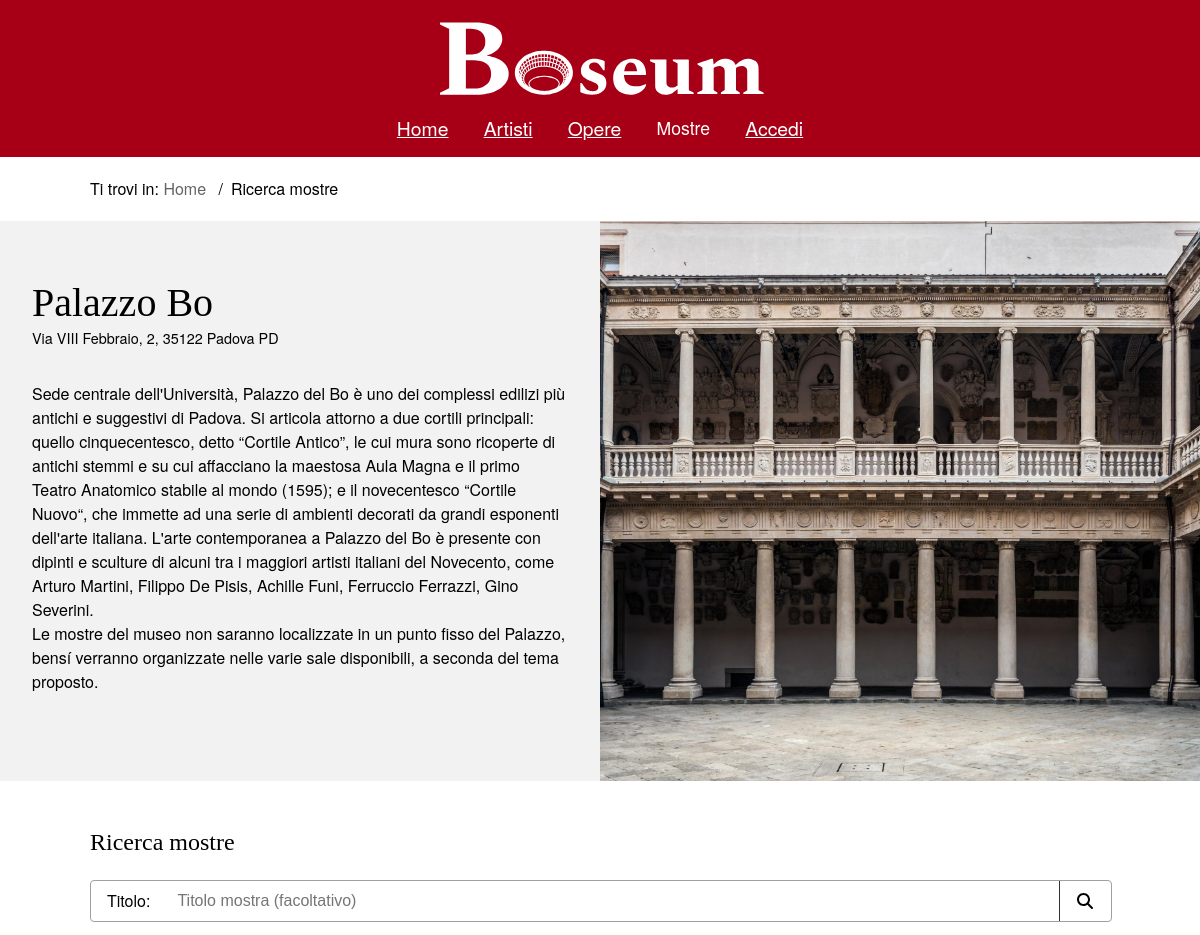
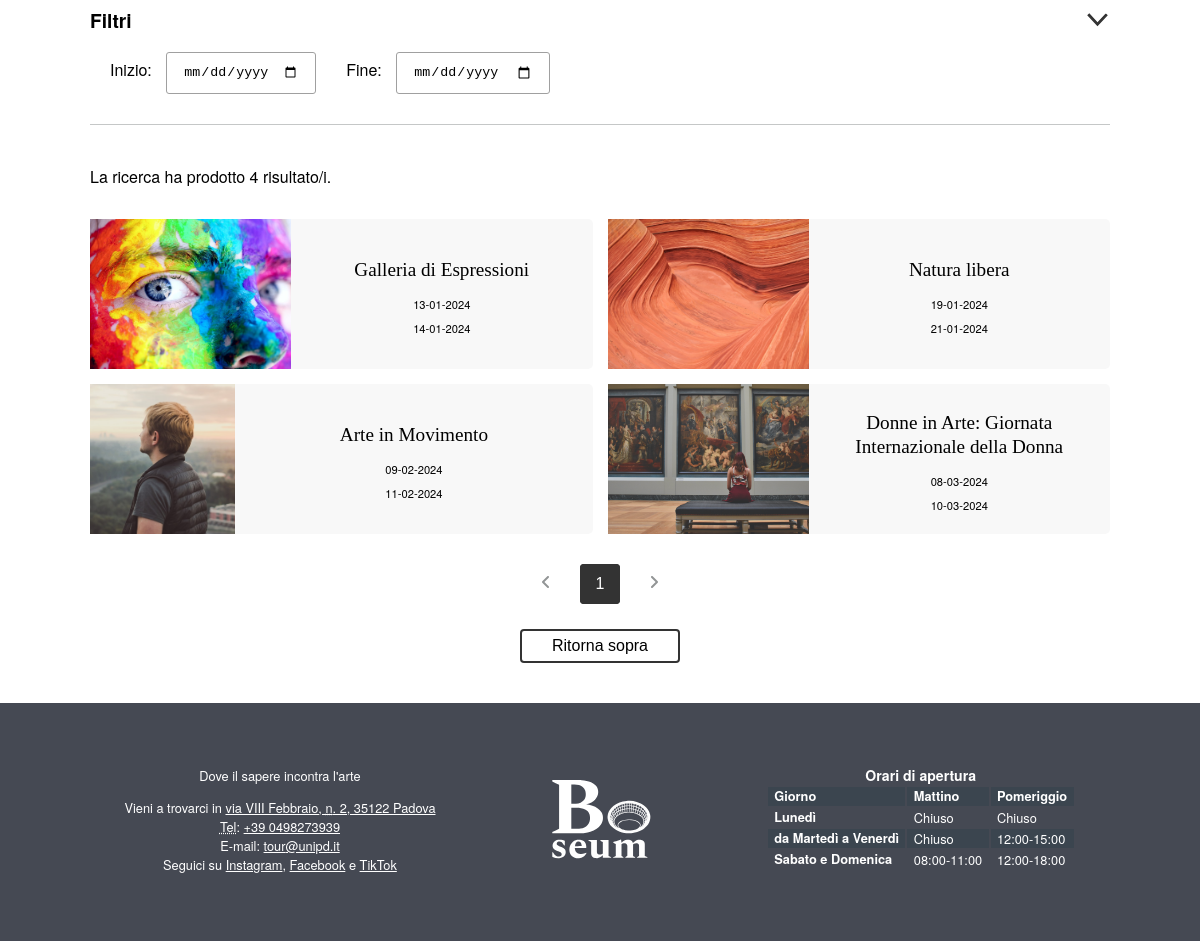
Page /php/mostre.php on the committed database (2 pictures, top to bottom).
### tables this page shows
CREATE TABLE Artshows (
    id INT PRIMARY KEY NOT NULL AUTO_INCREMENT,
    title VARCHAR(100) NOT NULL,
    description VARCHAR(1000) NOT NULL,
    image VARCHAR(100) UNIQUE NOT NULL,
    start_date DATE NOT NULL,
    end_date DATE NOT NULL
);

### php/DBAccess.php (called while the page is built, shortened)
<?php
class DBAccess{
    private $connection;
    public function openDBConnection(){
        try {
            $this -> connection = mysqli_connect(
                self::HOST_DB,
                self::USERNAME,
                self::PASSWORD,
                self::DATABASE_NAME
            );
        } catch (\Exception $e) {
            return false;
        }
        return true;
    }
    public function getArtshowsQuery($text = "", $start_date = "", $end_date = ""){
        $start_date_filter = "'$start_date'";
        if($start_date == ""){
            $start_date_filter = "CURRENT_DATE";
        }
        $end_date_filter = "";
        $time_filter = "AND NOT (".$end_date_filter." Artshows.end_date <= $start_date_filter)";
        $query = "SELECT Artshows.*
                FROM Artshows
                WHERE Artshows.title LIKE '%$text%'
                $time_filter
                ";
        $queryResult = mysqli_query($this->connection, $query) or die("Errore in DBAccess".mysqli_error($this->connection));
        if (mysqli_num_rows($queryResult) != 0){
            $result=array();
            while($row = mysqli_fetch_array($queryResult, MYSQLI_ASSOC)){
                $result[]=$row;
            }
            return $result;
        }
        else return null;
    }
}
?>

### php/DateManager.php (called while the page is built, shortened)
<?php
class DateManager {
    public static function toDMY($inputDate) {
        $dateTime = DateTime::createFromFormat('Y-m-d', $inputDate);
        return $dateTime->format('d-m-Y');
    }
}
?>

### php/mostre.php (the view, shortened to what this page needs)
<?php
require_once 'DBAccess.php';
require_once 'DateManager.php';
require_once 'utils.php';
$isLoggedIn = isset($_SESSION['logged_id']);
$loginOrProfileTitle = $isLoggedIn ?
        "<a href=\"artista.php?id=".$_SESSION['logged_id']."\"><span lang=\"en\">Account</span></a>"
        : "<a href=\"login.php\">Accedi</a>";
$connection=new DB\DBAccess();
$titleFilter = isset($_GET["title"]) ? $_GET["title"] : "";
$startDateFilter = isset($_GET["start_date"]) ? $_GET["start_date"] : "";
$endDateFilter = isset($_GET["end_date"]) ? $_GET["end_date"] : "";
$artshows = $connection->getArtshowsQuery($titleFilter, $startDateFilter, $endDateFilter);
$artshowsContainer = "";
if ($artshows && sizeof($artshows) > 0) {
    $artshowsContainer = '<div class="artshow_results_section" id="paginated_section">';
    foreach($artshows as $artshow){
        $start_date_reverse = $artshow['start_date'];
        $end_date_reverse = $artshow['end_date'];
        $start_date = DateManager::toDMY($start_date_reverse);
        $end_date = DateManager::toDMY($end_date_reverse);
        $artshowsContainer .= "
            <div class=\"gallery_item\">
                <div class=\"artshow_gallery_item\">
                    <div class=\"artshow_gallery_item_image\">
                        <a
                            aria-hidden=\"true\"
                            tabindex=\"-1\"
                            href=\"mostra.php?id=".$artshow['id']."\">
                            <img
                                src=\"".$artshow['image']."\"
                                alt=\"".$artshow['title']."\" />
                        </a>
                    </div>
                    <div class=\"artshow_gallery_item_info\">
                        <div class=\"artshow_gallery_item_title\">
                            <a href=\"mostra.php?id=".$artshow['id']."\" title=\"".$artshow['title']."\">
                                ".$artshow['title']."
                            </a>
                        </div>
                        <div class=\"artshow_gallery_item_dates\">
                            <p>
                                <time datetime=\"".$artshow['start_date']."\">
                                    ".$start_date."
                                </time>
                            </p>
                            <p>
                                <time datetime=\"".$artshow['start_date']."\">
                                    ".$end_date."
                                </time>
                            </p>
                        </div>
                    </div>
                </div>
            </div>";
    }
    $artshowsContainer .= '</div>'.addPaginator();
}
$mostre = file_get_contents("../templates/mostre.html");
$mostre = str_replace("{{login_or_profile_title}}", $loginOrProfileTitle, $mostre);
$mostre = str_replace("{{count}}", $artshows ? sizeof($artshows) : 0, $mostre);
$mostre = str_replace("{{artshow_items}}", $artshowsContainer, $mostre);
echo($mostre);
?>

### php/utils.php (shortened to what this page needs)
<?php
function addPaginator(){
    return "
        <div>
            <div class=\"pagination\">
                <button
                    id=\"prev_pag_button\"
                    aria-label=\"Pagina precedente\"
                    class=\"pagination_controls\"
                    disabled>
                    <svg
                        xmlns=\"http://www.w3.org/2000/svg\"
                        height=\"1em\"
                        width=\"1em\"
                        viewBox=\"0 0 320 512\">
                        <path
                            fill=\"currentColor\"
                            d=\"M41.4 233.4c-12.5 12.5-12.5 32.8 0 45.3l160 160c12.5 12.5 32.8 12.5 45.3 0s12.5-32.8 0-45.3L109.3 256 246.6 118.6c12.5-12.5 12.5-32.8 0-45.3s-32.8-12.5-45.3 0l-160 160z\" />
                    </svg>
                </button>
                <div id=\"pagination_numbers\"></div>
                <button
                    id=\"next_pag_button\"
                    aria-label=\"Prossima pagina\"
                    class=\"pagination_controls\"
                    disabled>
                    <svg
                        xmlns=\"http://www.w3.org/2000/svg\"
                        height=\"1em\"
                        width=\"1em\"
                        viewBox=\"0 0 320 512\">
                        <path
                            fill=\"currentColor\"
                            d=\"M278.6 233.4c12.5 12.5 12.5 32.8 0 45.3l-160 160c-12.5 12.5-32.8 12.5-45.3 0s-12.5-32.8 0-45.3L210.7 256 73.4 118.6c-12.5-12.5-12.5-32.8 0-45.3s32.8-12.5 45.3 0l160 160z\" />
                    </svg>
                </button>
            </div>
            <div class=\"return_top_button\">
                <button id=\"back_to_top\" class=\"button_reverse\">
                    Ritorna sopra
                </button>
            </div>
        </div>
    ";
}
?>

### assets/CSS/mini.css (style rules this page uses)
header { display: flex; align-items: center; justify-content: space-between; }
header h1 { background-image: url("../images/logomini.png"); font-size: 3em; }
#menu { width: max-content; color: white; transition: transform 0.5s ease; z-index: 3; }
#menu nav { position: fixed; right: 0; top: 0; width: 100%; padding: 5em 0 3em 0; background: var(--headerBgColor); transform: translateY(-100%); transition: transform 0.5s ease; }
#menu nav ul { flex-direction: column; align-items: center; margin: auto; }
#menu nav ul li { padding-bottom: 15px; }
#menu nav a { visibility: hidden; }
footer { flex-wrap: wrap-reverse; }
footer div { padding: 2em 1em; }
.gallery_item { margin-top: 2em; max-width: unset; }
.artshow_results_section { grid-template-columns: 1fr; }
#artshow_layout { flex-direction: column; }
.artshow_mainimage { width: 100%; object-fit: cover; }
.select_filter_list { flex-direction: column; }
.select_filter_container { display: flex; align-items: center; justify-content: space-between; width: 100%; margin: 10px 0; }
.select_filter_container label { margin: 0; }

### assets/CSS/print.css (style rules this page uses)
html { padding: 0.5cm; }
#menu { display: none; }
.breadcrumb, .breadcrumb li { display: inline; list-style: none; }
.breadcrumb li:after { content: "/"; padding: 1em; }
#infofoot { border: 1px solid black; border-radius: 10px; text-align: center; font-size: 0.8em; }
#listinfofoot { list-style: none; }
#logofoot { display: none; }
#orariofoot { display: none; }
.artshow_gallery_item { padding: 0.5cm 0 0.5cm; display: flex; flex-direction: row; }
.artshow_gallery_item_info { padding: 1cm; }
.artshow_gallery_item_image img { width: auto; height: 4cm; }
.return_top_button { display: none; }
.pagination_controls { display: none; }
.artshow_mainimage { display: none; }
.button_reverse { display: none; }

### rows in the picture
artshows: image (picture), title "Galleria di Espressioni", start_date "13-01-2024", end_date "14-01-2024"
artshows: image (picture), title "Natura libera", start_date "19-01-2024", end_date "21-01-2024"
artshows: image (picture), title "Arte in Movimento", start_date "09-02-2024", end_date "11-02-2024"
artshows: image (picture), title "Donne in Arte: Giornata Internazionale della Donna", start_date "08-03-2024", end_date "10-03-2024"
